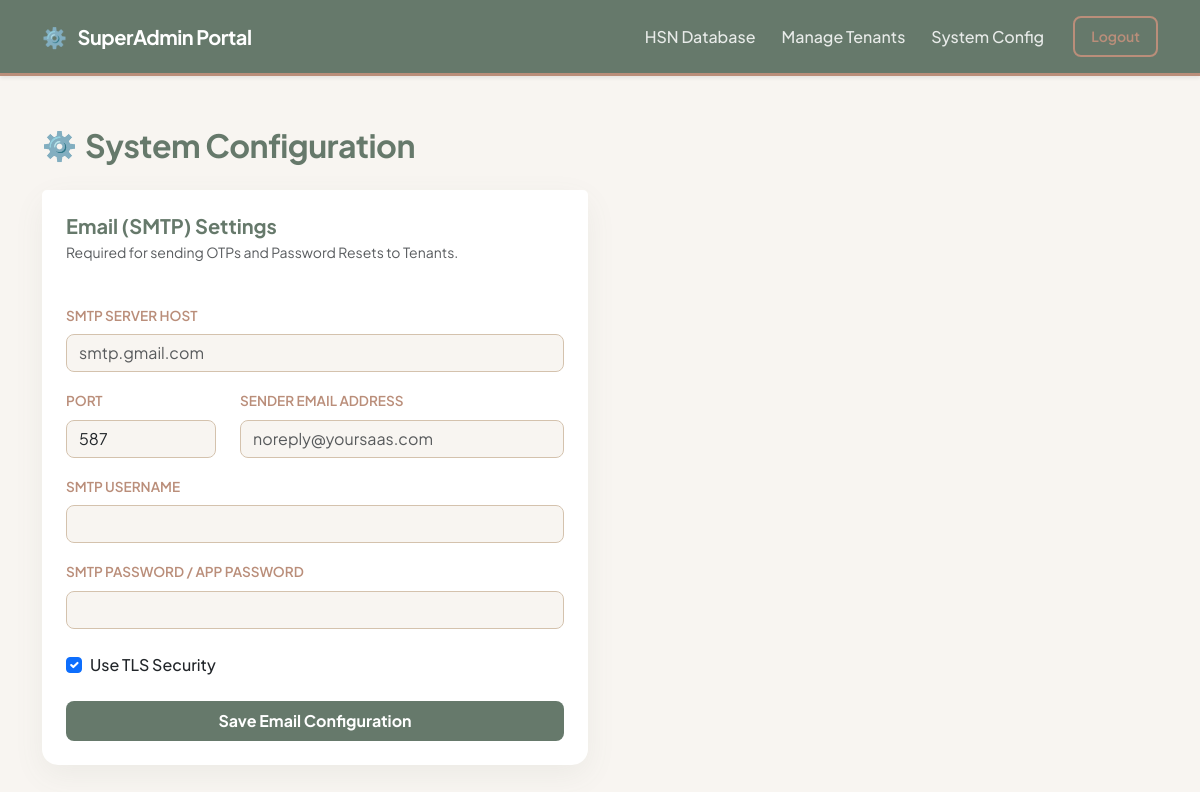
The page /developer/settings (signed in) on the database as committed earlier.
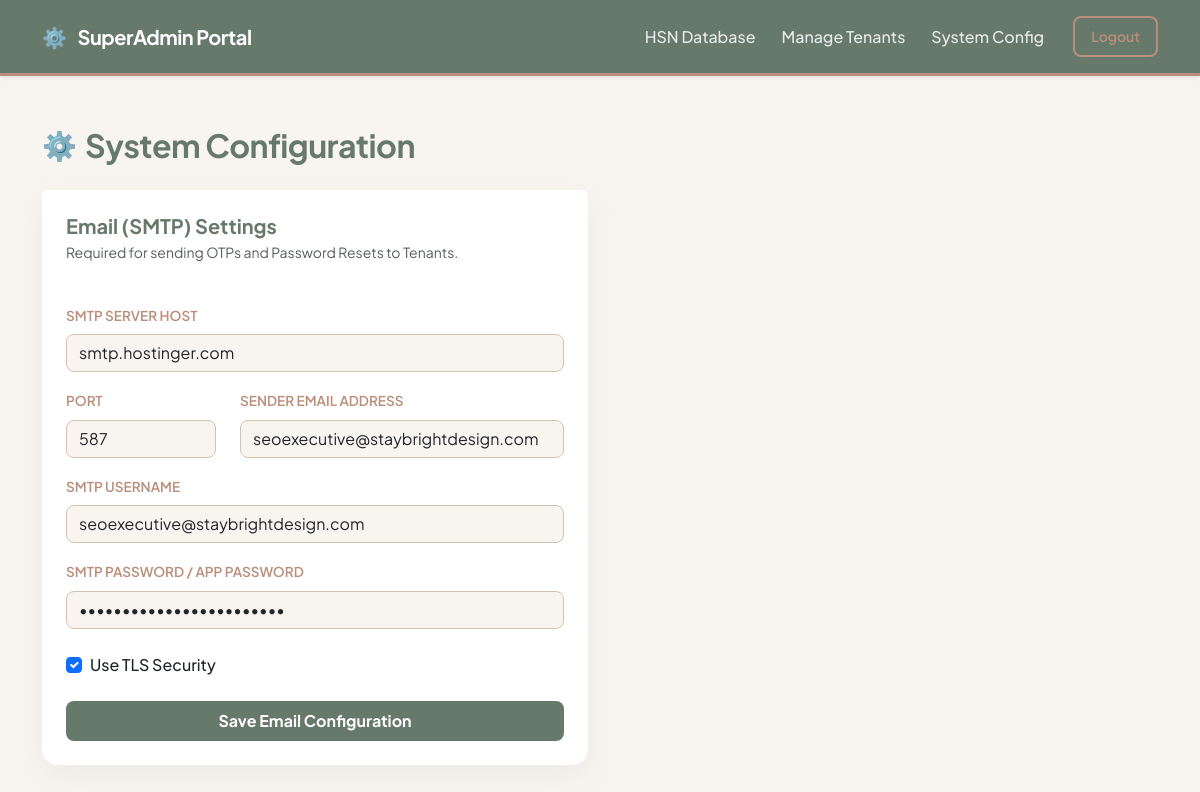
The same page on the database as committed later.
### core/models.py (models this page shows)
class SMTPSettings(db.Model):
    id = db.Column(db.Integer, primary_key=True)
    server = db.Column(db.String(150), nullable=False)
    port = db.Column(db.Integer, nullable=False, default=587)
    username = db.Column(db.String(150), nullable=False)
    password = db.Column(db.String(150), nullable=False)
    sender_email = db.Column(db.String(150), nullable=False)
    use_tls = db.Column(db.Boolean, default=True)

### core/admin/routes.py (the view, shortened to what this page needs)
@admin_bp.route('/settings', methods=['GET', 'POST'])
def settings():
    if not is_logged_in(): return redirect(url_for('admin.login'))
    smtp = SMTPSettings.query.first()
    return render_template('admin/settings.html', smtp=smtp)

### core/admin/routes.py (called while the page is built)
def is_logged_in():
    return session.get('is_developer') is True

### core/templates/admin/settings.html (shortened to what this page needs)
{% extends "base.html" %}
{% block content %}
<div class="d-flex justify-content-between align-items-center mt-4 mb-4">
    <div class="d-flex align-items-center">
        <span class="fs-3 me-2 text-sage">⚙️</span>
        <h2 class="admin-header mb-0">System Configuration</h2>
    </div>
</div>
<div class="row">
    <div class="col-lg-6">
        <div class="card card-glass border-0">
            <div class="card-header bg-white border-0 pt-4 pb-0 px-4">
                <h5 class="mb-0 text-sage fw-bold">Email (SMTP) Settings</h5>
                <p class="text-muted small mt-1">Required for sending OTPs and Password Resets to Tenants.</p>
            </div>
            <div class="card-body p-4">
                <form action="/developer/settings" method="POST">
                    <div class="mb-3">
                        <label class="form-label">SMTP Server Host</label>
                        <input type="text" name="server" class="form-control form-control-admin" placeholder="smtp.gmail.com" value="{{ smtp.server if smtp else '' }}" required>
                    </div>
                    <div class="row mb-3">
                        <div class="col-md-4">
                            <label class="form-label">Port</label>
                            <input type="number" name="port" class="form-control form-control-admin" value="{{ smtp.port if smtp else '587' }}" required>
                        </div>
                        <div class="col-md-8">
                            <label class="form-label">Sender Email Address</label>
                            <input type="email" name="sender_email" class="form-control form-control-admin" placeholder="noreply@yoursaas.com" value="{{ smtp.sender_email if smtp else '' }}" required>
                        </div>
                    </div>
                    <div class="mb-3">
                        <label class="form-label">SMTP Username</label>
                        <input type="text" name="username" class="form-control form-control-admin" value="{{ smtp.username if smtp else '' }}" required>
                    </div>
                    <div class="mb-4">
                        <label class="form-label">SMTP Password / App Password</label>
                        <input type="password" name="password" class="form-control form-control-admin" value="{{ smtp.password if smtp else '' }}" required>
                    </div>
                    <div class="form-check mb-4">
                        <input class="form-check-input" type="checkbox" name="use_tls" id="useTls" {% if not smtp or smtp.use_tls %}checked{% endif %}>
                        <label class="form-check-label text-dark fw-medium" for="useTls">
                            Use TLS Security
                        </label>
                    </div>
                    <button type="submit" class="btn btn-sage w-100 py-2 fw-bold">Save Email Configuration</button>
                </form>
            </div>
        </div>
    </div>
</div>
{% endblock %}

### core/templates/base.html (shortened to what this page needs)
<!DOCTYPE html>
<html lang="en">
<head>
    <link href="https://cdn.jsdelivr.net/npm/bootstrap@5.3.0/dist/css/bootstrap.min.css" rel="stylesheet">
</head>
<body>
    <nav class="navbar navbar-expand-lg navbar-custom shadow-sm">
        <div class="container">
            {% if session.get('company_name') %}
            <a class="navbar-brand d-flex align-items-center" href="/billing/dashboard">
                {% if session.get('company_logo') %}
                <img src="{{ url_for('static', filename=session.get('company_logo')) }}" alt="Company Logo" height="40"
                    style="object-fit: contain; max-width: 180px;">
                {% else %}
                <span style="color: var(--color-terracotta);" class="me-2">🏢</span> {{ session.get('company_name') }}
                Workspace
                {% endif %}
            </a>
            {% elif session.get('is_developer') %}
            <a class="navbar-brand" href="/developer/dashboard">
                <span style="color: var(--color-sand);" class="me-2">⚙️</span> SuperAdmin Portal
            </a>
            {% else %}
            <a class="navbar-brand" href="/">
                <span style="color: var(--color-cream);" class="me-2">SaaS</span> Billing Platform
            </a>
            {% endif %}
            <div class="collapse navbar-collapse" id="navbarNav">
                <ul class="navbar-nav ms-auto align-items-center">
                    {% if session.get('company_id') %}
                    <li class="nav-item">
                        <a class="nav-link" href="/billing">Point of Sale</a>
                    </li>
                    <li class="nav-item">
                        <a class="nav-link" href="/inventory/add-product">Inventory</a>
                    </li>
                    <li class="nav-item">
                        <a class="nav-link" href="/billing/history">History</a>
                    </li>
                    <li class="nav-item">
                        <a class="nav-link" href="/billing/customers">Customers</a>
                    </li>
                    <li class="nav-item">
                        <a class="nav-link" href="/settings/">Settings</a>
                    </li>
                    <li class="nav-item ms-3">
                        <a class="btn btn-outline-taupe btn-sm px-3 py-2" href="/auth/logout">Logout</a>
                    </li>
                    {% elif session.get('is_developer') %}
                    <li class="nav-item">
                        <a class="nav-link" href="/developer/dashboard">HSN Database</a>
                    </li>
                    <li class="nav-item">
                        <a class="nav-link" href="/developer/companies">Manage Tenants</a>
                    </li>
                    <li class="nav-item">
                        <a class="nav-link" href="/developer/settings">System Config</a>
                    </li>
                    <li class="nav-item ms-3">
                        <a class="btn btn-outline-taupe btn-sm px-3 py-2" href="/developer/logout">Logout</a>
                    </li>
                    {% endif %}
                </ul>
            </div>
        </div>
    </nav>
    <div class="container pb-5 mt-5">
        {% block content %}
        {% endblock %}
    </div>
</body>
</html>

### core/templates/base.html (style rules this page uses)
:root { --color-sand: #D4C2AD; --color-terracotta: #D7A184; --color-cream: #EFDFCC; --color-taupe: #BA8E7A; --color-sage: #66796B; --text-dark: #2C3530; --shadow-soft: 0 10px 30px rgba(102, 121, 107, 0.08); --shadow-hover: 0 15px 35px rgba(102, 121, 107, 0.15); }
body { background-color: #F8F5F1; font-family: 'Plus Jakarta Sans', sans-serif; color: var(--text-dark); -webkit-font-smoothing: antialiased; }
.navbar-custom { background-color: var(--color-sage) !important; padding: 1rem 0; border-bottom: 3px solid var(--color-taupe); }
.navbar-custom .navbar-brand { font-weight: 700; letter-spacing: -0.5px; color: #ffffff; }
.navbar-custom .nav-link { font-weight: 500; color: rgba(255, 255, 255, 0.85) !important; transition: all 0.2s ease; margin: 0 5px; }
.card-glass { background: #ffffff; border: 1px solid rgba(212, 194, 173, 0.3); border-radius: 16px; box-shadow: var(--shadow-soft); transition: box-shadow 0.3s ease; }
.btn-sage { background-color: var(--color-sage); color: white; border: none; font-weight: 600; padding: 0.5rem 1.25rem; border-radius: 8px; transition: all 0.2s ease; }
.btn-outline-taupe { border: 2px solid var(--color-taupe); color: var(--color-taupe); font-weight: 600; border-radius: 8px; background: transparent; }
.text-sage { color: var(--color-sage) !important; }

### core/templates/admin/settings.html (style rules this page uses)
.admin-header { color: var(--color-sage); font-weight: 700; letter-spacing: -0.5px; }
.form-control-admin { border: 1px solid var(--color-sand); border-radius: 8px; background-color: #F8F5F1; transition: all 0.2s; }
.form-label { font-size: 0.85rem; font-weight: 600; color: var(--color-taupe); text-transform: uppercase; }

Rows that differ between the two databases and show on the page:
added SMTPSettings: server "smtp.hostinger.com", port "587", sender_email "seoexecutive@staybrightdesign.com", username "seoexecutive@staybrightdesign.com", use_tls "☑"
Other text that changed with them:
form field port: "587" → (not shown)
form field use_tls: "☑" → (not shown)
